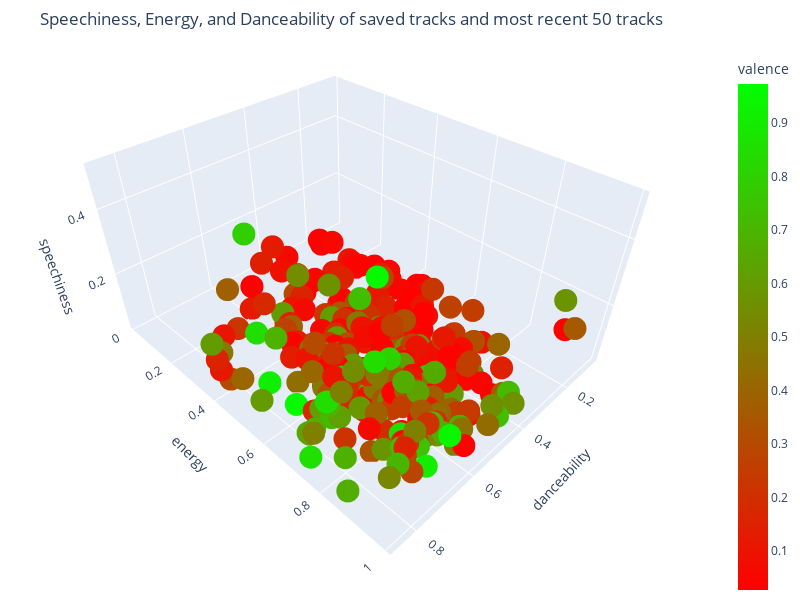

Source (notebook cell):
### Code cell
fig = px.scatter_3d(master_features_df, x='danceability', y='energy', z='speechiness', width=800, height=600, color='valence', color_continuous_scale=['#ff0000', '#00ff00'])
zoom_level = 1.3
camera = dict(
    eye=dict(x=zoom_level, y=zoom_level, z=zoom_level),
    center_z=-0.25
)
fig.update_layout(scene_camera=camera, title='Speechiness, Energy, and Danceability of saved tracks and most recent 50 tracks', margin=dict(b=0, l=0, r=0, t=50))
fig.show()

### Figure 1 — Plotly figure (JSON) as saved in the notebook; plotly's stock layout.template omitted (floating-point values rounded to 4 significant figures; data arrays with more than 128 entries replaced by an {"elided": "..."} marker saying what was removed)
{"data": [{"hovertemplate": "danceability=%{x}<br>energy=%{y}<br>speechiness=%{z}<br>valence=%{marker.color}<extra></extra>", "legendgroup": "", "marker": {"color": {"elided": "313 float values"}, "coloraxis": "coloraxis", "symbol": "circle"}, "mode": "markers", "name": "", "scene": "scene", "showlegend": false, "type": "scatter3d", "x": {"elided": "313 float values"}, "y": {"elided": "313 float values"}, "z": {"elided": "313 float values"}}], "layout": {"coloraxis": {"colorbar": {"title": {"text": "valence"}}, "colorscale": [[0, "#ff0000"], [1, "#00ff00"]]}, "height": 600, "legend": {"tracegroupgap": 0}, "margin": {"b": 0, "l": 0, "r": 0, "t": 50}, "scene": {"camera": {"center": {"z": -0.25}, "eye": {"x": 1.3, "y": 1.3, "z": 1.3}}, "domain": {"x": [0, 1], "y": [0, 1]}, "xaxis": {"title": {"text": "danceability"}}, "yaxis": {"title": {"text": "energy"}}, "zaxis": {"title": {"text": "speechiness"}}}, "title": {"text": "Speechiness, Energy, and Danceability of saved tracks and most recent 50 tracks"}, "width": 800}}
